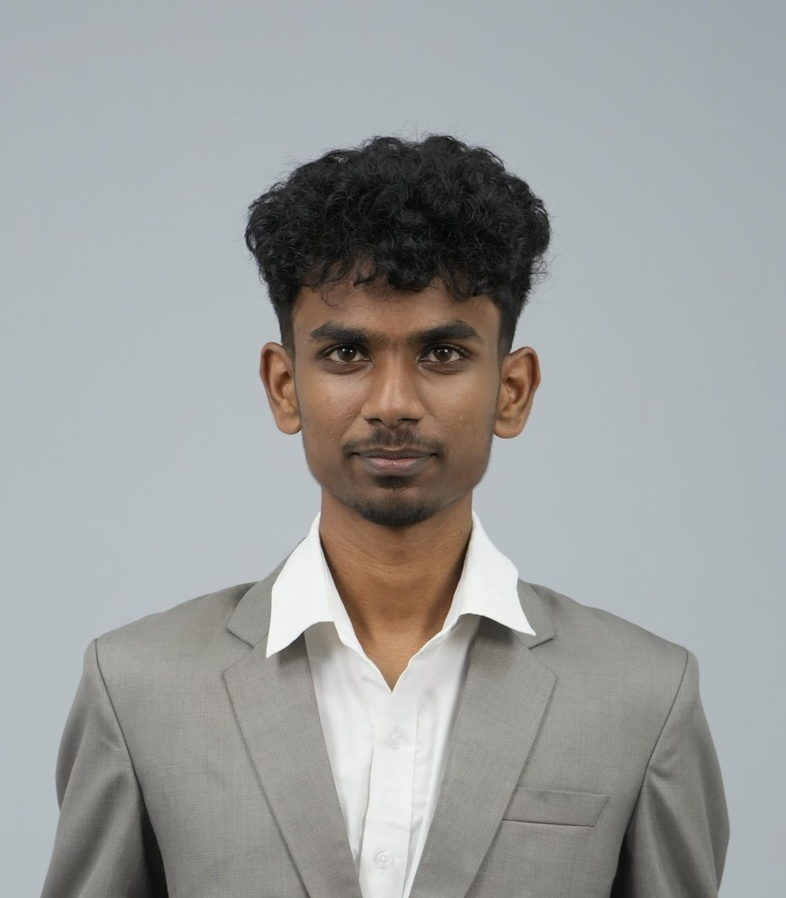
#> input picture src/profile.jpeg, 786 x 898 px, shrunk from 1296 x 1482 before the run, found by its file name
$ python fix_profile.py
#> lines starting #> are read from the running program, lines starting #| are printed output that depends on the picture
from PIL import Image, ImageOps

img = Image.open('/home/hari/portfolio-final/src/profile.jpeg')
#> img is the input picture: PIL image 786x898 RGB; mean R, G, B 156, 157.4, 156.3
img = ImageOps.exif_transpose(img)
w, h = img.size
#> w = 786; h = 898
print(f'After EXIF fix: {w}x{h}')
#| After EXIF fix: 786x898

# Rotate 90 counter-clockwise to correct orientation
img = img.rotate(90, expand=True)
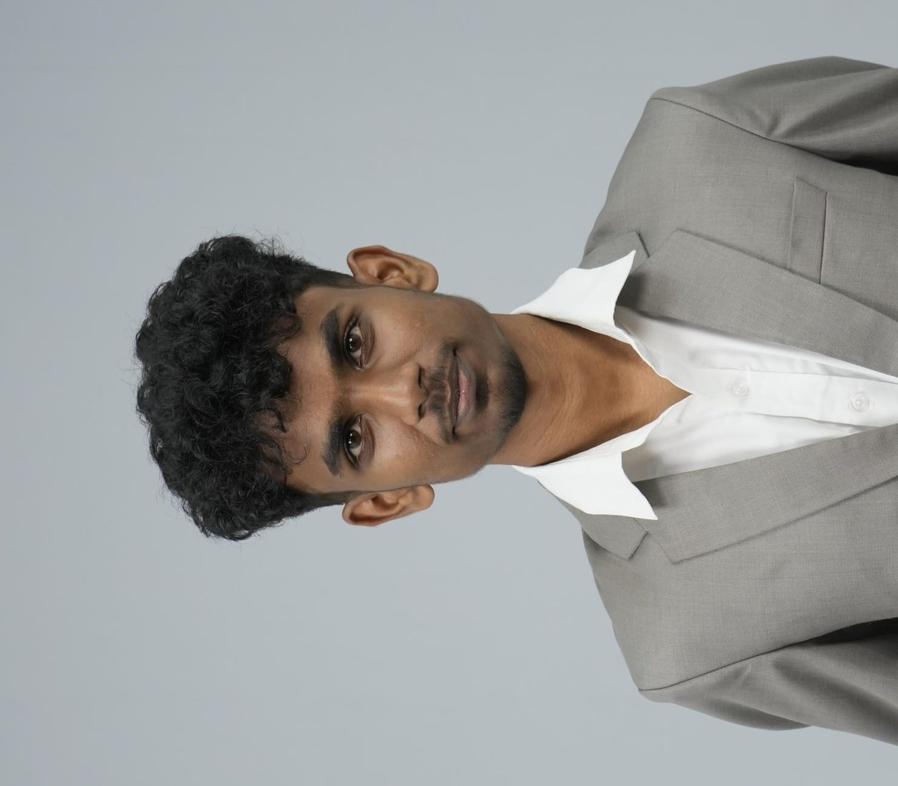
#> img: PIL image 898x786 RGB; mean R, G, B 156, 157.4, 156.3
w, h = img.size
#> w = 898; h = 786
print(f'After rotate: {w}x{h}')
#| After rotate: 898x786

# After rotation: landscape image, face is on the right side -> now top
# Crop a portrait square focusing on face (right portion of rotated image = top)
# Face occupies roughly x: 1700-2600 in rotated coords (original right side)
# In landscape 4608x2592, face was at right ~1700-2600px horizontally, top 0-2000px vertically
# After CCW rotation: face is in top-right quadrant
# Crop: take right 60% horizontally (face side), full height, then square it
face_left = int(w * 0.40)  # skip the body/hands on the left
#> face_left = 359
face_right = w
#> face_right = 898
face_top = 0
face_bottom = h
#> face_bottom = 786

region = img.crop((face_left, face_top, face_right, face_bottom))
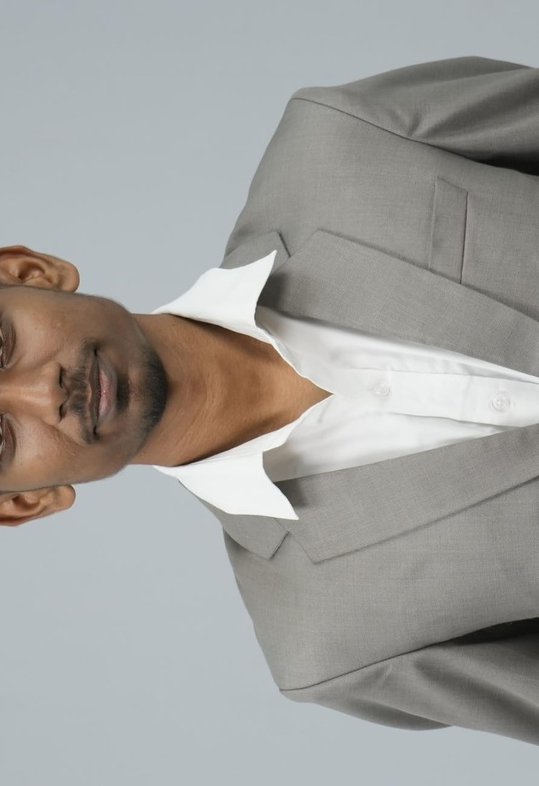
#> region: PIL image 539x786 RGB; mean R, G, B 161, 160.1, 156.9
rw, rh = region.size
#> rw = 539; rh = 786
# Make square from the shorter dimension
crop_size = min(rw, rh)
#> crop_size = 539
left2 = (rw - crop_size) // 2
#> left2 = 0
top2 = 0
img_cropped = region.crop((left2, top2, left2 + crop_size, top2 + crop_size))
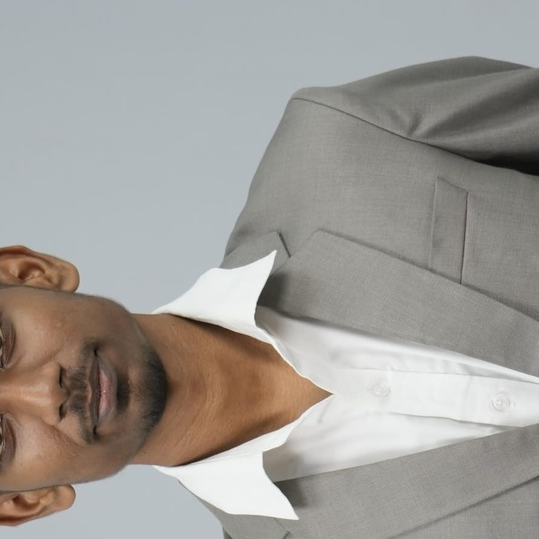
#> img_cropped: PIL image 539x539 RGB; mean R, G, B 160.2, 156.9, 152.1
print(f'Cropped to: {img_cropped.size}')
#| Cropped to: (539, 539)
img_cropped.save('/home/hari/portfolio-final/src/profile_fixed.jpeg', quality=95)
print('Saved!')
